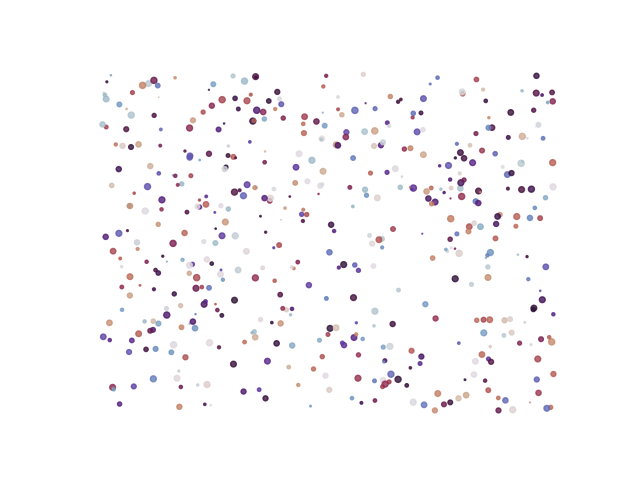

Recreate this plot in Python.
import numpy as np
import matplotlib.pyplot as plt

x = np.random.rand(500)*10
y = np.random.rand(500)*10
size=np.random.rand(500)*20
color=np.random.rand(500)

plt.scatter(x,y,s=size,c=color,cmap='twilight',alpha=0.8)
plt.axis('off')
plt.show()
